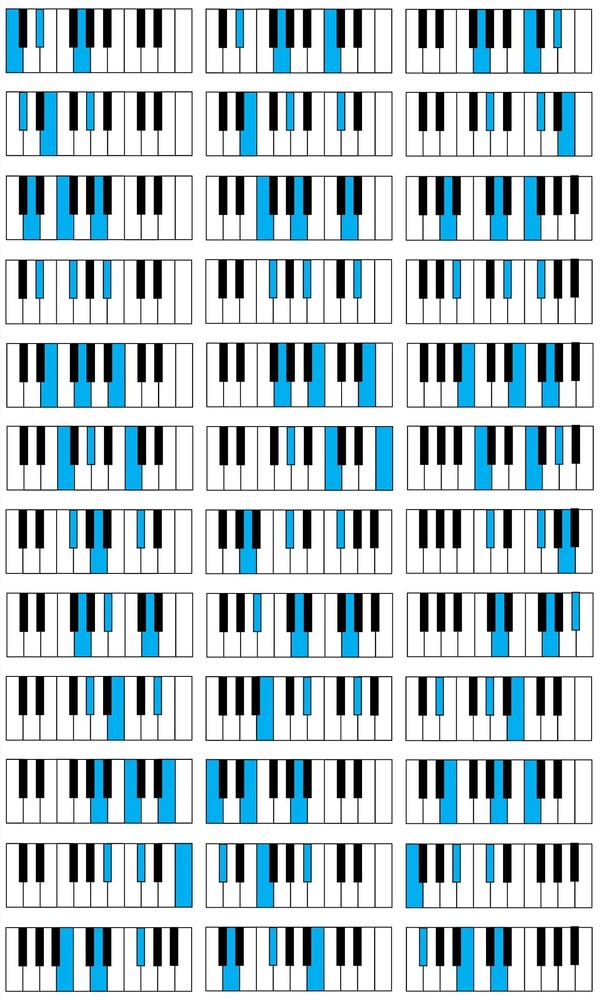
#> input picture pictures/minor_chords-crop.jpg, 601 x 1000 px, shrunk from 1411 x 2349 before the run
$ python make_piano_chord_pictures-minor-chords.py
#> lines starting #> are read from the running program, lines starting #| are printed output that depends on the picture
from PIL import Image
import os

# Load the image
image_path = 'pictures/minor_chords-crop.jpg'
image = Image.open(image_path)
#> image is the input picture: PIL image 601x1000 RGB; mean R, G, B 185.4, 202.2, 208.7

# Dimensions of the original image
width, height = image.size
#> width = 601; height = 1000


# Dimensions of each chord box
columns = 3  # Root Position, 1st Inversion, 2nd Inversion
rows = 12    # Number of chords

# Define the width and height for each section
box_width = width // columns
#> box_width = 200
box_height = height // rows
#> box_height = 83

# Names of the chords in order
chord_names = [
   "C_Minor", "C#_Db_Minor", "D_Minor", "D#_Eb_Minor", "E_Minor",
   "F_Minor", "F#_Gb_Minor", "G_Minor", "G#_Ab_Minor", "A_Minor",
   "A#_Bb_Minor", "B_Minor"
]

# Corresponding positions
positions = ["Root_Position", "1st_Inversion", "2nd_Inversion"]

# Prepare output directory
output_dir = 'output/Minor_triads_chords'
os.makedirs(output_dir, exist_ok=True)

# Loop through each chord and inversion, and save the corresponding image segment
for row in range(rows):
   for col in range(columns):
      # Calculate box boundaries
      left = col * box_width
      upper = row * box_height
      right = left + box_width
      lower = upper + box_height

      # Crop the image
      cropped_image = image.crop((left, upper, right, lower))

      # Generate the filename
      chord_name = chord_names[row]
      position = positions[col]
      output_filename = f"{chord_name}_{position}.png"
      output_path = os.path.join(output_dir, output_filename)

      # Save the cropped image
      cropped_image.save(output_path)
#> this loop made 12 passes
#> pass 1, `cropped_image.save(output_path)`:
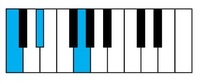
#> saved as C_Minor_Root_Position.png: PIL image 200x83 RGB; mean R, G, B 183.8, 201.7, 208.6
#> pass 1, `cropped_image.save(output_path)`:
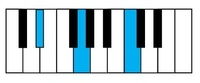
#> saved as C_Minor_1st_Inversion.png: PIL image 200x83 RGB; mean R, G, B 183.7, 201.4, 208.4
#> pass 1, `cropped_image.save(output_path)`:
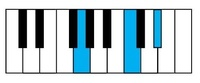
#> saved as C_Minor_2nd_Inversion.png: PIL image 200x83 RGB; mean R, G, B 184, 201.8, 208.6
#> pass 2, `cropped_image.save(output_path)`:
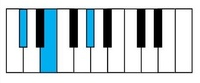
#> saved as C#_Db_Minor_Root_Position.png: PIL image 200x83 RGB; mean R, G, B 194.5, 207.9, 213
#> after the loop:
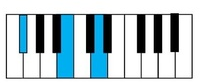
#> cropped_image: PIL image 200x83 RGB; mean R, G, B 179.4, 197.7, 204.8

$ run again, with pictures/major_chords-crop.jpg copied over pictures/minor_chords-crop.jpg
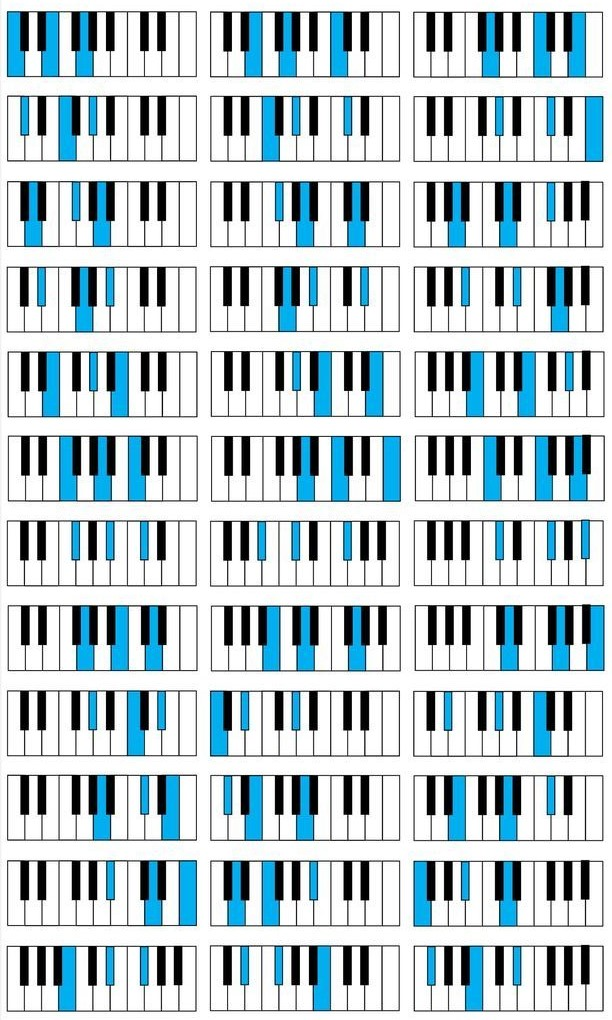
#> input picture pictures/major_chords-crop.jpg, 612 x 1020 px
#> image is the input picture: PIL image 612x1020 RGB; mean R, G, B 185.5, 202.1, 208.4
#> the loop `for row in range(rows):` made 12 passes
#> pass 1, `cropped_image.save(output_path)`:
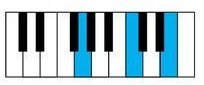
#> saved as C_Minor_2nd_Inversion.png: PIL image 204x85 RGB; mean R, G, B 171.6, 195.2, 204
#> after the loop `for row in range(rows):`:
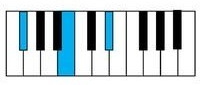
#> cropped_image: PIL image 204x85 RGB; mean R, G, B 190.3, 203.6, 208.4

$ run again, with pictures/major_chords.jpg copied over pictures/minor_chords-crop.jpg
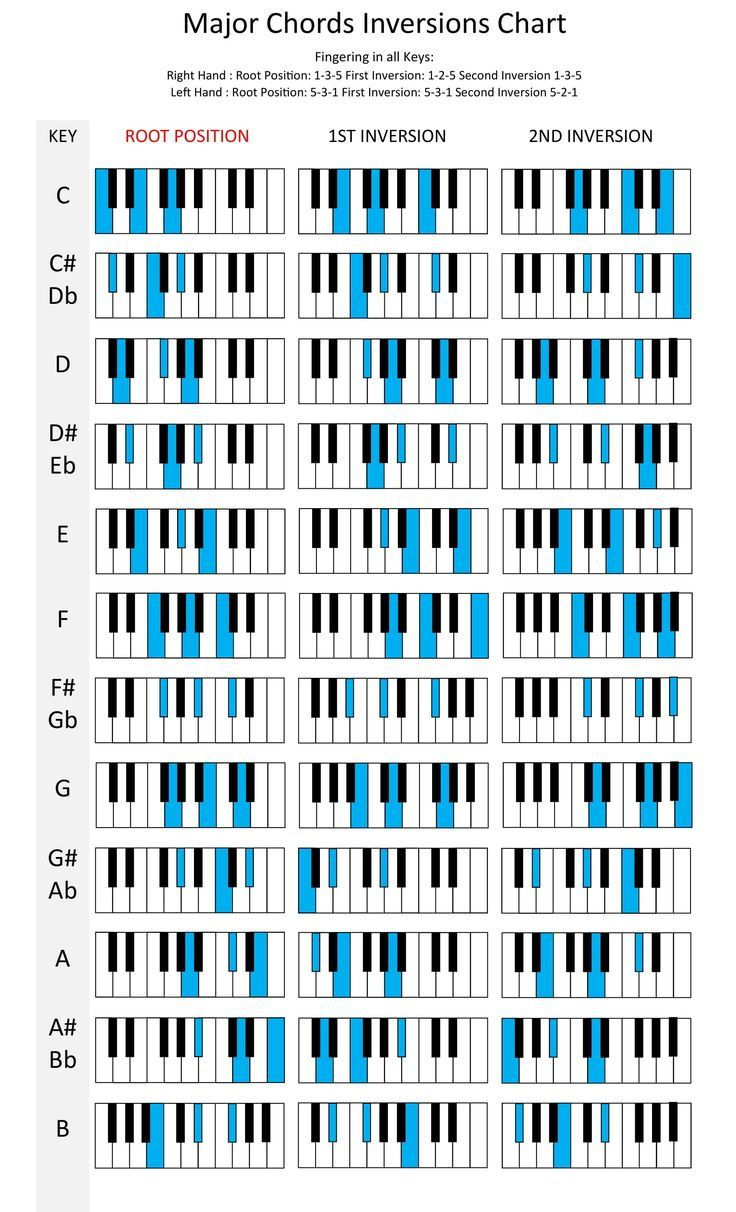
#> input picture pictures/major_chords.jpg, 736 x 1212 px
#> image is the input picture: PIL image 736x1212 RGB; mean R, G, B 203.2, 214.9, 219.3
#> the loop `for row in range(rows):` made 12 passes
#> pass 1, `cropped_image.save(output_path)`:
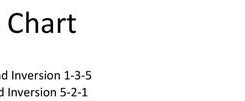
#> saved as C_Minor_2nd_Inversion.png: PIL image 245x101 RGB; min 0, max 255, mean 246.2
#> after the loop `for row in range(rows):`:
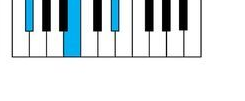
#> cropped_image: PIL image 245x101 RGB; mean R, G, B 218.1, 226.3, 229.4
